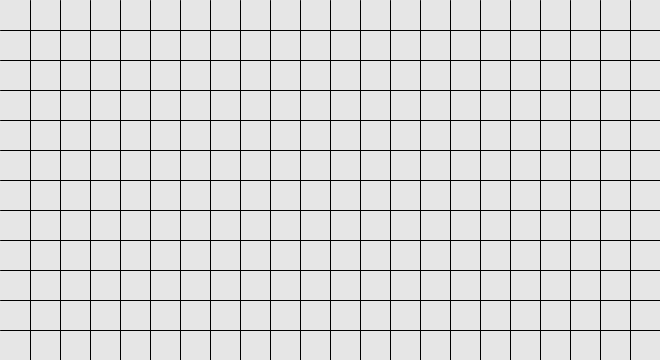
Frame 1 (no input)
Frame 60 (the mouse pressed at the canvas centre just before this capture): identical to frame 1, image omitted
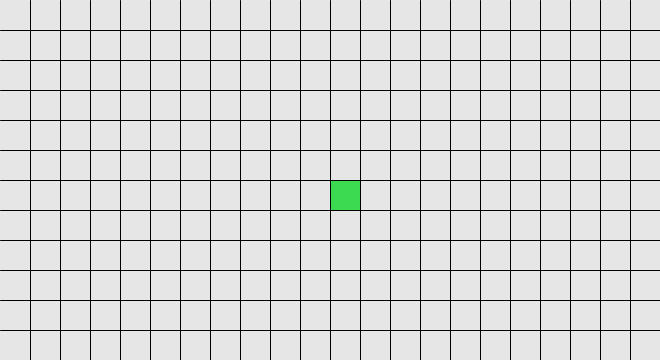
Frame 120 (the mouse held since frame 60 and released just before this capture)

The Processing sketch that drew these frames (run headless with seeded random() and noise(); from frame 60 on, the mouse is pressed at the canvas centre):

// Processing sketch: Tabella
// ── Tabella.pde
Matrice m;
Quadretto q;
public void settings(){
  size(660, 360); //dimensione della finestra
}

public void setup(){
  m = new Matrice(22,12);
}

public void draw(){ 
  background(230, 230, 230);
  m.draw();
}

public void mousePressed(){
  m.ePremuto(mouseX, mouseY); 
}

// ── Matrice.pde
public class Matrice{
  
  int larg, h;
  int numC, numR;
  
  color colore;
  
  private Quadretto[] quadretti;
  
  Matrice(int numC, int numR){
    
    
    this.numC =  numC;
    this.numR =  numR;
    larg = height/this.numR;
    h = width/this.numC;
    
    quadretti = new Quadretto[larg*h];
  }
  
  public void draw(){
    
    for(int i=1; i < numR; i++){
      stroke(0, 0, 0);
      line(0, i*larg, width, i*larg);
    }
    
    for(int i=1; i < numC; i++){
      stroke(0, 0, 0);
      line(i*h, 0, i*h, height);
    }
    
    int cont = 0;
    if(frameCount%50 == 0){
      colore = color(random(0,255), random(0,255), random(0,255));
    }
    
    while(quadretti[cont]!=null){
      fill(colore);
      rect((quadretti[cont].getCordX()*width)/numC, (quadretti[cont].getCordY()*height)/numR, h, larg); //genero un rettangolo di altezza 40 e larghezza 20
      cont++;
    }
    
  }
  
    public void ePremuto(float mx, float my) {
      boolean trovato = false;
      int numq = 0;
      
      for(int i = 0; i<larg*h; i++){ //il for gira per il numero di quadretti
      
        if (quadretti[i]!=null){ //se il quadretto è colorato
          numq++;
          if (int(mx*numC)/width == quadretti[i].getCordX() && int(my*numR)/height == quadretti[i].getCordY()){ //se il quadretto colorato è quello premuto
            trovato = true;
            
            for(int j = i; j<larg*h; j++){ //fa slottare tutti gli elementi indietro di 1
              if (j<(larg*h)-1){ //tutti gli elementi eccetto l'ultimo
                quadretti[j] = quadretti[j+1];
              }
              else quadretti[j] = null;
            }
            
          }
        }
      }
      
      if(!trovato){ //se il quadretto non è ancora stato schiacciato:
        quadretti[numq] = new Quadretto (mx, my, numC, numR);
      }
    
    }
}

// ── Quadretto.pde
public class Quadretto{
  
  int cordX, cordY;
  int numC, numR;
  boolean acceso;
  
  Quadretto(float mx, float my, int nc, int nr){
    
    this.numC = nc;
    this.numR = nr;
    this.cordX = int(mx*numC)/width;
    System.out.println(cordX);
    this.cordY = int(my*numR)/height;
    System.out.println(cordY);
  }
  
  int getCordX(){
    return cordX;
  }
  
  int getCordY(){
    return cordY;
  }
  
}
